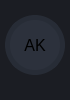
           <widget class="QFrame" name="frame_left_menu">
            <property name="sizePolicy">
             <sizepolicy hsizetype="Preferred" vsizetype="Preferred">
              <horstretch>0</horstretch>
              <verstretch>0</verstretch>
             </sizepolicy>
            </property>
            <property name="minimumSize">
             <size>
              <width>70</width>
              <height>0</height>
             </size>
            </property>
            <property name="maximumSize">
             <size>
              <width>70</width>
              <height>16777215</height>
             </size>
            </property>
            <property name="layoutDirection">
             <enum>Qt::LeftToRight</enum>
            </property>
            <property name="styleSheet">
             <string notr="true">background-color: rgb(27, 29, 35);</string>
            </property>
            <property name="frameShape">
             <enum>QFrame::NoFrame</enum>
            </property>
            <property name="frameShadow">
             <enum>QFrame::Raised</enum>
            </property>
            <layout class="QVBoxLayout" name="verticalLayout_5">
             <property name="spacing">
              <number>1</number>
             </property>
             <property name="leftMargin">
              <number>0</number>
             </property>
             <property name="topMargin">
              <number>0</number>
             </property>
             <property name="rightMargin">
              <number>0</number>
             </property>
             <property name="bottomMargin">
              <number>0</number>
             </property>
             <item alignment="Qt::AlignTop">
              <widget class="QFrame" name="frame_menus">
               <property name="frameShape">
                <enum>QFrame::NoFrame</enum>
               </property>
               <property name="frameShadow">
                <enum>QFrame::Raised</enum>
               </property>
               <layout class="QVBoxLayout" name="layout_menus">
                <property name="spacing">
                 <number>0</number>
                </property>
                <property name="leftMargin">
                 <number>0</number>
                </property>
                <property name="topMargin">
                 <number>0</number>
                </property>
                <property name="rightMargin">
                 <number>0</number>
                </property>
                <property name="bottomMargin">
                 <number>0</number>
                </property>
               </layout>
              </widget>
             </item>
             <item alignment="Qt::AlignBottom">
              <widget class="QFrame" name="frame_extra_menus">
               <property name="sizePolicy">
                <sizepolicy hsizetype="Preferred" vsizetype="Preferred">
                 <horstretch>0</horstretch>
                 <verstretch>0</verstretch>
                </sizepolicy>
               </property>
               <property name="frameShape">
                <enum>QFrame::NoFrame</enum>
               </property>
               <property name="frameShadow">
                <enum>QFrame::Raised</enum>
               </property>
               <layout class="QVBoxLayout" name="layout_menu_bottom">
                <property name="spacing">
                 <number>10</number>
                </property>
                <property name="leftMargin">
                 <number>0</number>
                </property>
                <property name="topMargin">
                 <number>0</number>
                </property>
                <property name="rightMargin">
                 <number>0</number>
                </property>
                <property name="bottomMargin">
                 <number>25</number>
                </property>
                <item alignment="Qt::AlignHCenter">
                 <widget class="QLabel" name="label_user_icon">
                  <property name="sizePolicy">
                   <sizepolicy hsizetype="Maximum" vsizetype="Maximum">
                    <horstretch>0</horstretch>
                    <verstretch>0</verstretch>
                   </sizepolicy>
                  </property>
                  <property name="minimumSize">
                   <size>
                    <width>60</width>
                    <height>60</height>
                   </size>
                  </property>
                  <property name="maximumSize">
                   <size>
                    <width>60</width>
                    <height>60</height>
                   </size>
                  </property>
                  <property name="font">
                   <font>
                    <family>Segoe UI</family>
                    <pointsize>12</pointsize>
                   </font>
                  </property>
                  <property name="styleSheet">
                   <string notr="true">QLabel {
	border-radius: 30px;
	background-color: rgb(44, 49, 60);
	border: 5px solid rgb(39, 44, 54);
	background-position: center;
	background-repeat: no-repeat;
}</string>
                  </property>
                  <property name="text">
                   <string>AK</string>
                  </property>
                  <property name="alignment">
                   <set>Qt::AlignCenter</set>
                  </property>
                 </widget>
                </item>
               </layout>
              </widget>
             </item>
            </layout>
           </widget>
